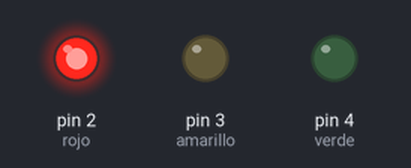
Bench run of a sketch on a simulated Arduino Uno, built with avr-gcc and run on an emulated ATmega328P. On the bench: output pins drawn as LEDs (lit = HIGH).

Above: at 3.0 s.
At 6.7 s:
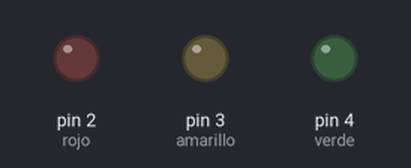
At 8.2 s:
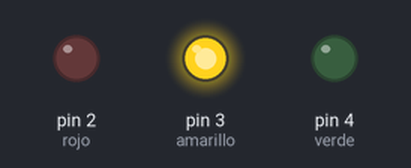
At 11.0 s:
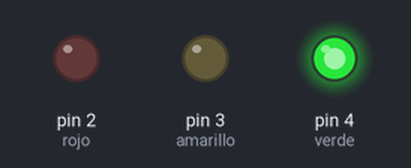
Timing chart, 0 to 16.9 s (numbered marks = the images above):
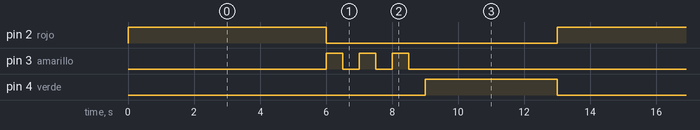

Measured:
- by itself, pin 2 (rojo): alternates HIGH for 6.0 s and LOW for 7.0 s
- by itself, pin 3 (amarillo): repeats every 13.0 s: 2 × (LOW 0.50 s, HIGH 0.50 s), LOW 10.5 s, HIGH 0.50 s
- by itself, pin 4 (verde): alternates HIGH for 4.0 s and LOW for 9.0 s

The sketch:

SEMAFORO.ino
```cpp
int rojo = 2;
int amarillo = 3;
int verde = 4;

void setup() {
  // put your setup code here, to run once:
  pinMode(rojo, OUTPUT);
  pinMode(amarillo, OUTPUT);
  pinMode(verde, OUTPUT);
  pinMode(rojo, OUTPUT);
}

void loop() {
  // put your main code here, to run repeatedly:
  digitalWrite(rojo, HIGH);
  delay(6000);
  digitalWrite(rojo,LOW);


  for (int i = 0; i < 3; i++){
  digitalWrite(amarillo, HIGH);
  delay(500);
  digitalWrite(amarillo, LOW);
 delay(500);
  }


  digitalWrite(verde, HIGH);
  delay(4000);
  digitalWrite(verde, LOW);
}
```
